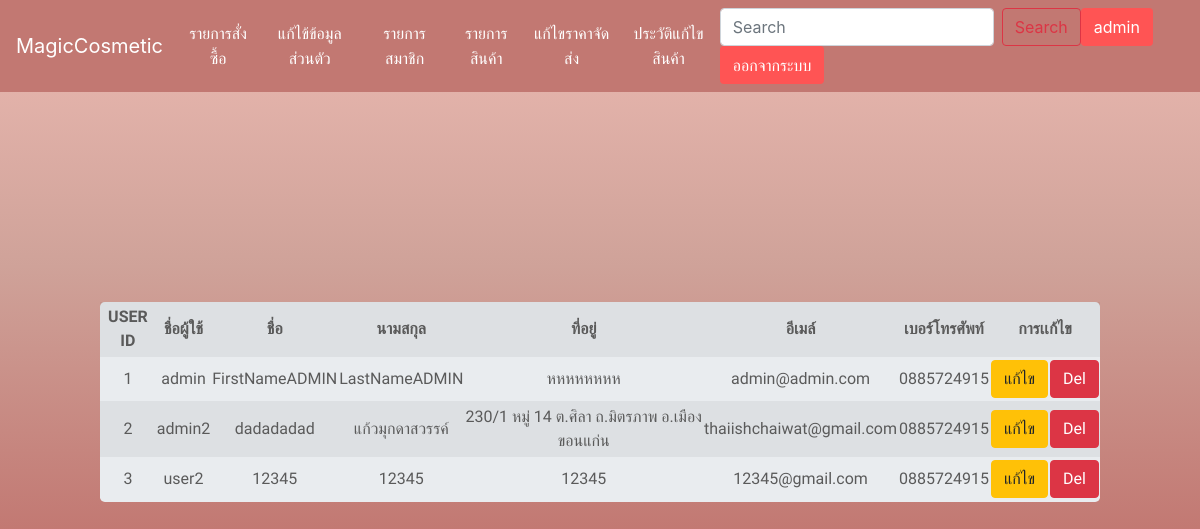
/Authentication/list_user.php (signed in), run on the app's committed database.
### tables this page shows
CREATE TABLE `user` (
  `User_ID` int(11) NOT NULL,
  `Username` varchar(12) NOT NULL,
  `Password` varchar(80) NOT NULL,
  `User_fname` varchar(30) NOT NULL,
  `User_lname` varchar(30) NOT NULL,
  `User_add` varchar(50) NOT NULL,
  `User_email` varchar(30) NOT NULL,
  `User_tel` varchar(10) NOT NULL,
  `UserType_ID` int(11) NOT NULL
);

### Authentication/list_user.php (the view, shortened to what this page needs)
<?php include('../header2.php');?>
<?php include "../connect.php" ?>
<html>
<head>
                        </head>
<body >
    <?php if($_SESSION["UserType_ID"]=='2') { ?>
<div class="container ">
                        <table width="1000"  height="200" style="margin-top: 35px;" border="0" align="center" class="table-striped jumbotron font2 ">
                             <tr >
                                <th>USER ID</th>
                                <th>ชื่อผู้ใช้</th>
                                <th>ชื่อ</th>
                                <th>นามสกุล</th>
                                <th>ที่อยู่</th>
                                <th>อีเมล์</th>
                                <th>เบอร์โทรศัพท์</th>
                                <th colspan="2">การเเก้ไข</th>
                            </tr>
                                        <?php
                                        $stmt = $pdo->prepare("SELECT * from user ORDER BY User_ID ");
                                        $stmt->execute();
                                        while ($row = $stmt->fetch()) {
                                        ?>
                                <tr>
                                    <td><?=$row["User_ID"]?></td>
                                    <td><?=$row["Username"]?></td>
                                    <td><?=$row["User_fname"]?></td>
                                    <td><?=$row["User_lname"]?></td>
                                    <td><?=$row["User_add"]?></td>
                                    <td><?=$row["User_email"]?></td>
                                    <td><?=$row["User_tel"]?></td>
                                    <td >
                                      <form method="post" action="edit_Mul_User.php" >
                                        <input type="submit" class="btn btn-warning" value="แก้ไข">
                                      </form>
                                      </td>
                                       <td >
                                      <a href="#"  class="btn btn-danger" onclick='confirmDelete(<?=$row["User_ID"]?>);'>
                                             Del</a>
                                     </td>
                                </tr>
                                <?php
                                }
                                ?>
</table>
<?php
}
else {
  echo "กรุณาเข้าสู่ผู้ดูแลระบบ";
}
?>
</div>
</body>
</html>

### header2.php (shortened to what this page needs)
<!doctype html>
<html lang="en">
  <head>
    <link href="../bootstrap-4.1.0/dist/css/bootstrap.min.css" rel="stylesheet">
    <link href="../carousel.css" rel="stylesheet">
    <link href="../loginCss.css" rel="stylesheet">
    <link href="../css/btn.css" rel="stylesheet">
    <link href="../css/font.css" rel="stylesheet">
  </head>
  <body class="text-center" style="background:linear-gradient(#ecbab2,#cfa299,#c27872,#ecbab2)">
    <header >
      <nav class="navbar navbar-expand-md navbar-dark fixed-top" style="background-color: #c27872">
        <a class="navbar-brand" href="../index.php">MagicCosmetic</a>
        <div class="collapse navbar-collapse" id="navbarCollapse">
          <ul class="navbar-nav mr-auto">
            <li class="nav-item active">
              <a class="nav-link" href="../order_list\order_head_list.php"><span class="font2">รายการสั่งซื้อ</span></a>
            </li>
            <li class="nav-item active">
              <a class="nav-link " href="../Authentication\edit_user.php"><span class="font2">แก้ไข้ข้อมูลส่วนตัว</span></a>
            </li>
             <li class="nav-item active">
              <a class="nav-link " href="../Authentication\list_user.php"><span class="font2">รายการสมาชิก</span></a>
            </li>
           <li class="nav-item active">
              <a class="nav-link " href="../product\list_product.php"><span class="font2">รายการสินค้า</span></a>
            </li>
           <li class="nav-item active">
              <a class="nav-link " href="../shipping\list_shipping.php"><span class="font2">แก้ไขราคาจัดส่ง</span></a>
            </li>
          <li class="nav-item active">
              <a class="nav-link " href="../manage\manage_list.php"><span class="font2">ประวัติแก้ไขสินค้า</span></a>
            </li>
                  </ul>
          <form class="form-inline mt-2 mt-md-0">
            <input class="form-control mr-sm-2" type="text" name="keyword" placeholder="Search" aria-label="Search">
            <button class="btn btn-outline-danger my-2 my-sm-0" type="submit">Search</button>
            <button type="button" class="btn" style="background-color:#ff5454; color: #ffffff"  >  <?php  echo $_SESSION["Username"]; ?></button>
            <a href="../Authentication/logout.php"><button type="button" class="btn" style="background-color:#ff5454; color: #ffffff" >ออกจากระบบ</button></a>
          </form>
        </div>
      </nav>
    </header>
  </body>
</html>

### carousel.css (style rules this page uses)
body { padding-top: 3rem; padding-bottom: 3rem; color: #5a5a5a; }

### loginCss.css (style rules this page uses)
html, body { height: 100%; }
body { display: -ms-flexbox; display: flex; -ms-flex-align: center; align-items: center; padding-top: 40px; padding-bottom: 40px; background-color: #f5f5f5; }

### data on the page
user: User_ID "1", Username "admin", User_fname "FirstNameADMIN", User_lname "LastNameADMIN", User_add "หหหหหหหห", User_email "admin@admin.com", User_tel "0885724915"
user: User_ID "2", Username "admin2", User_fname "dadadadad", User_lname "แก้วมุกดาสวรรค์", User_add "230/1 หมู่ 14 ต.ศิลา ถ.มิตรภาพ อ.เมือง ขอนแก่น", User_email "thaiishchaiwat@gmail.com", User_tel "0885724915"
user: User_ID "3", Username "user2", User_fname "12345", User_lname "12345", User_add "12345", User_email "12345@gmail.com", User_tel "0885724915"

### other printed values
$_SESSION["Username"] "admin"
